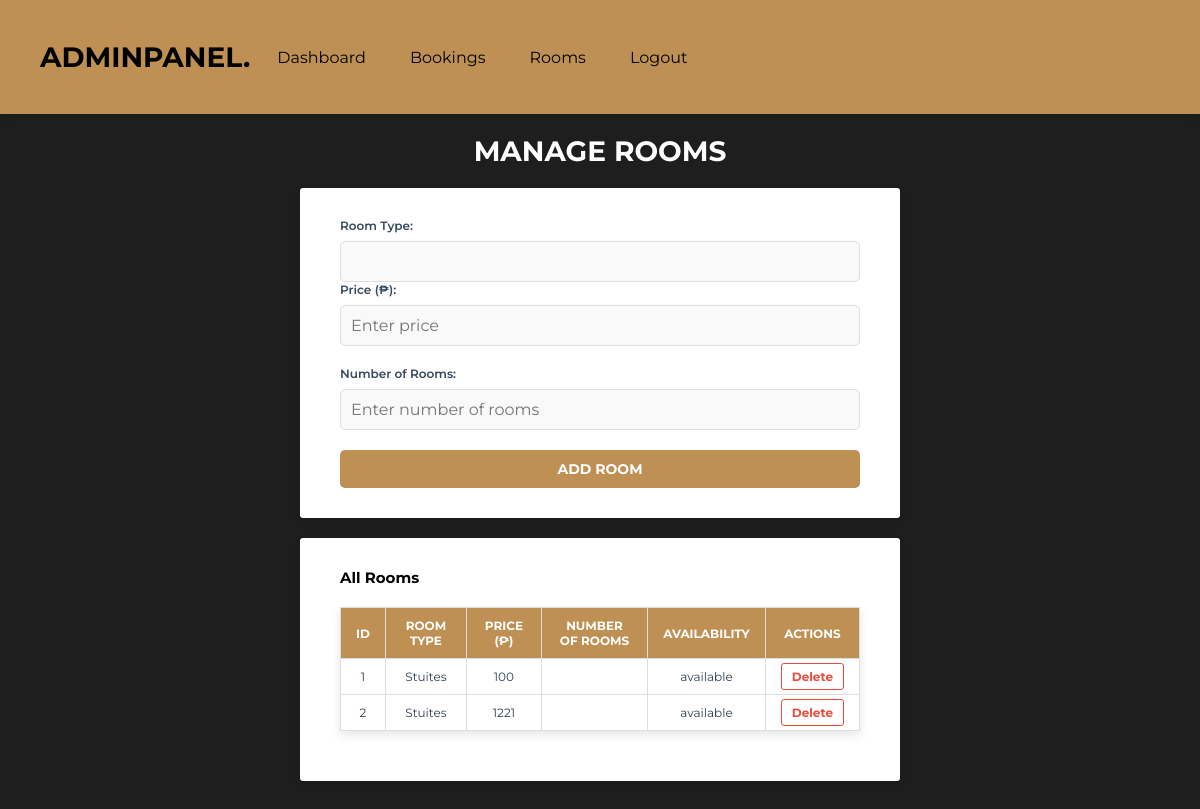
Screenshot of /add_room.php with the database file from the repository.
### tables this page shows
CREATE TABLE `rooms` (
  `id` int(11) NOT NULL,
  `room_type` varchar(11) NOT NULL,
  `price` int(11) NOT NULL,
  `availability_status` varchar(11) NOT NULL
);

### add_room.php (the view, shortened to what this page needs)
<?php
include 'components/connect.php';
$sql = "SELECT * FROM rooms";
$result = $conn->query($sql);
?>
<!DOCTYPE html>
<html lang="en">
<head>
   <link rel="stylesheet" href="https://cdnjs.cloudflare.com/ajax/libs/font-awesome/6.2.0/css/all.min.css">
   <link rel="stylesheet" href="css/admin_style.css">
</head>
<body>
<?php include 'admin_header.php'; ?>
<section class="grid1">
    <h1 class="heading1">Manage Rooms</h1>
    <div class="box-container1">
        <form method="post" action="add_room.php">
            <div class="form-group">
                <label for="room_type">Room Type:</label>
                <input type="text" id="room_type" name="room_type" class="input-box1" required>
            </div>
            <div class="form-group1">
                <label for="price">Price (₱):</label>
                <input type="text" id="price" name="price" class="input-box1" min="0" step="50" placeholder="Enter price" required>
            </div>
            <div class="form-group1">
                <label for="number_of_rooms">Number of Rooms:</label>
                <input type="text" id="number_of_rooms" name="number_of_rooms" class="input-box1" min="1" max="50" step="1" placeholder="Enter number of rooms" required>
            </div>
            <button type="submit" class="btn1">Add Room</button>
        </form>
    </div>
    <div class="box-container1">
        <h2>All Rooms</h2>
        <table border="1" class="room-table">
            <thead>
                <tr>
                    <th>ID</th>
                    <th>Room Type</th>
                    <th>Price (₱)</th>
                    <th>Number of Rooms</th>
                    <th>Availability</th>
                    <th>Actions</th>
                </tr>
            </thead>
            <tbody>
                <?php
                if ($result->num_rows > 0) {
                    while ($row = $result->fetch_assoc()) {
                        echo "<tr>
                                <td>{$row['id']}</td>
                                <td>{$row['room_type']}</td>
                                <td>{$row['price']}</td>
                                <td>{$row['number_of_rooms']}</td>
                                <td>{$row['availability_status']}</td>
                                <td>
                                    <a href='add_room.php?delete_id={$row['id']}' class='delete-btn'>Delete</a>
                                </td>
                              </tr>";
                    }
                } else {
                    echo "<tr><td colspan='6'>No rooms available.</td></tr>";
                }
                ?>
            </tbody>
        </table>
    </div>
</section>
</body>
</html>

### admin_header.php (shortened to what this page needs)
<header class="header">
   <section class="flex">
      <a href="dashboard.php" class="logo">AdminPanel.</a>
      <nav class="navbar">
         <a href="dashboard.php">Dashboard</a>
         <a href="admin_bookings.php">Bookings</a>
         <a href="add_room.php">Rooms</a>
         <a href="logout.php" onclick="return confirm('Logout from this website?');">Logout</a>
      </nav>
   </section>
</header>

### css/admin_style.css (style rules this page uses)
:root { --main-color:#bf9053; --sub-color:#000000; --white:#ffffff; --border:.1rem solid rgba(220, 198, 156, .3); --primary-color: #2C2C2C ; --secondary-color: #E8E8E8; --text-dark: #2d3436; --text-light: #636e72; --success-color: #2ecc71; --warning-color: #f1c40f; --danger-color: #e74c3c; }
* { font-family: 'Montserrat', sans-serif; margin: 0; padding: 0; box-sizing: border-box; outline: none; border: none; text-decoration: none; }
body { background-color: #1E1E1E; }
html { font-size: 62.5%; overflow-x: hidden; scroll-behavior: smooth; scroll-padding-top: 2rem; }
section { padding: 3rem 2rem; max-width: 1200px; margin: 0 auto; }
.header { padding: 10px 20px; background-color: var(--main-color); box-shadow: 0 4px 8px rgba(0, 0, 0, 0.1); position: sticky; top: 0; z-index: 1000; display: flex; justify-content: space-between; align-items: center; }
.header .flex { display: flex; align-items: center; gap: 1.5rem; max-width: 1200px; width: 100%; margin: 0 auto; }
.header .logo { font-size: 2.8rem; font-weight: 700; color: var(--sub-color); text-transform: uppercase; }
.header .navbar { display: flex; gap: 2rem; }
.header .navbar a { font-size: 1.6rem; color: var(--sub-color); text-decoration: none; padding: 0.7rem 1.2rem; border-radius: 0.3rem; transition: color 0.3s ease, background-color 0.3s ease; }
.grid1 { display: flex; flex-direction: column; align-items: center; padding: 2rem; max-width: 1200px; margin: 0 auto; }
.heading1 { font-size: 2.8rem; color: #ffffff; margin-bottom: 2rem; text-align: center; font-weight: bold; text-transform: uppercase; }
.box-container1 { background-color: #ffffff; padding: 3rem 4rem; border-radius: 0.3rem; box-shadow: 0 4px 10px rgba(0, 0, 0, 0.1); width: 100%; max-width: 600px; margin-bottom: 2rem; transition: transform 0.3s ease, box-shadow 0.3s ease; }
.form-group1 { margin-bottom: 2rem; }
label { display: block; font-size: 1.2rem; margin-bottom: 0.8rem; color: #34495e; font-weight: 600; }
.input-box1, .range-slider1 { width: 100%; padding: 1rem; font-size: 1.6rem; border: 1px solid #dcdde1; border-radius: 0.5rem; background-color: #f9f9f9; color: #2c3e50; transition: border-color 0.3s ease, background-color 0.3s ease; }
.btn1 { display: block; width: 100%; padding: 1rem; font-size: 1.4rem; color: #ffffff; background-color: #bf9053; border: none; border-radius: 0.5rem; text-transform: uppercase; font-weight: bold; cursor: pointer; transition: background-color 0.3s ease, box-shadow 0.3s ease; }
.room-table { width: 100%; border-collapse: collapse; margin: 2rem 0; font-size: 1.2rem; box-shadow: 0 4px 10px rgba(0, 0, 0, 0.1); }
.room-table th, .room-table td { padding: 1rem 1.5rem; text-align: center; border: 1px solid #dcdde1; }
.room-table th { background-color: #bf9053; color: #ffffff; font-weight: 700; text-transform: uppercase; }
.room-table td { background-color: #ffffff; color: #2c3e50; }
.room-table tr:nth-child(even) { background-color: #f9f9f9; }
.delete-btn { text-decoration: none; color: #e74c3c; font-weight: bold; padding: 0.5rem 1rem; border: 1px solid #e74c3c; border-radius: 0.3rem; transition: background-color 0.3s ease, color 0.3s ease; }

### rows the page displays
rooms: id "1", room_type "Stuites", price "100", availability_status "available"
rooms: id "2", room_type "Stuites", price "1221", availability_status "available"
